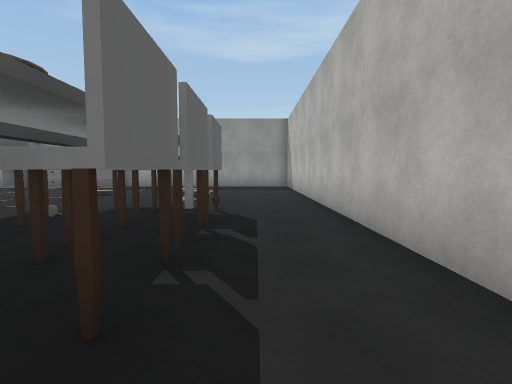
[1] (above)

16 first-person views from a walk through a scene from a Unity 3-D project. The camera is 1.4 m above the floor, tilts 4° down and sees 80° across. The floor is counted in squares, 2 m on a side. Each view is taken from the middle of a square. On the plan, view 1 faces up. The plan holds only what a view shows up to about 10 squares ahead; the rest is blank. The player character is not drawn. Some surface patterns are stand-ins.

[2]
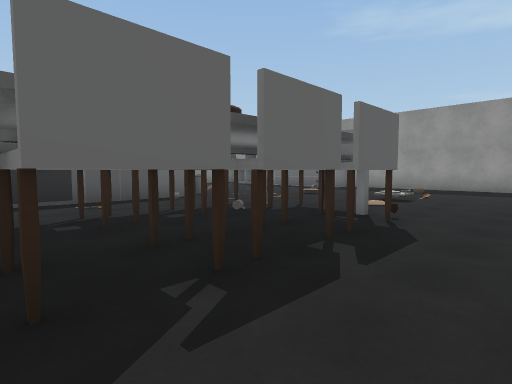

[3]
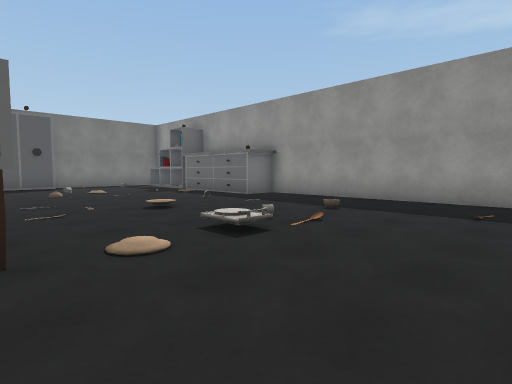

[4]
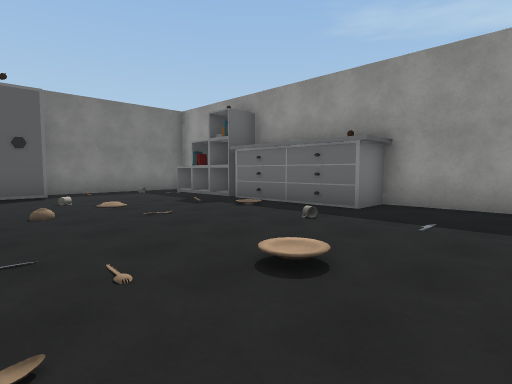

[5]
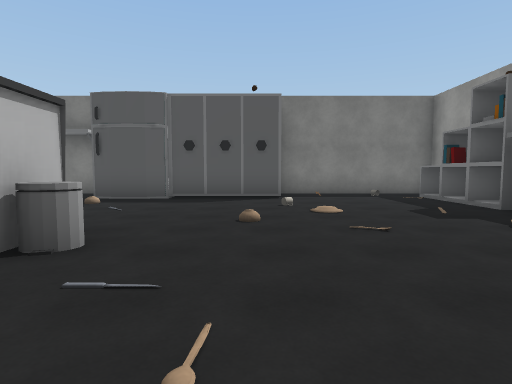

[6]
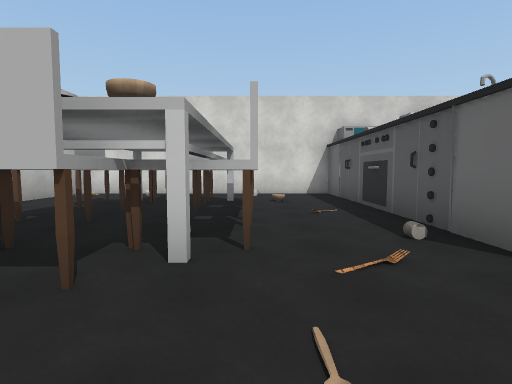

[7]
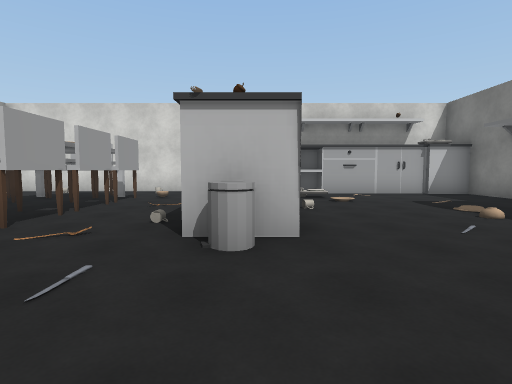

[8]
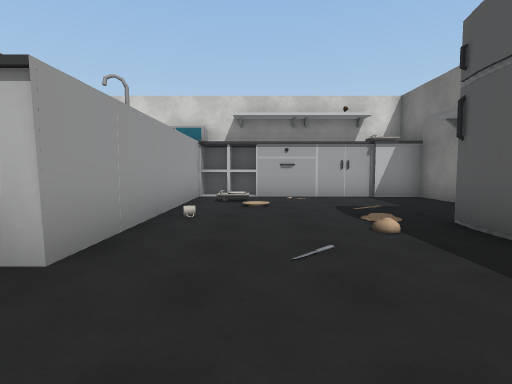

[9]
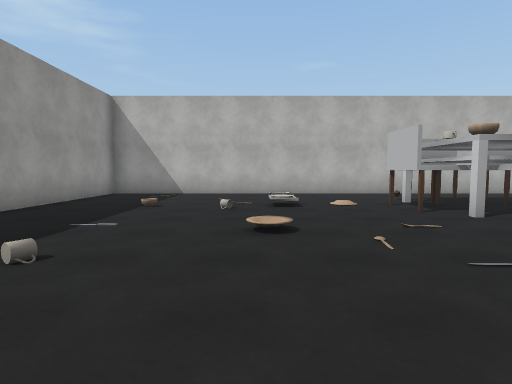

[10]
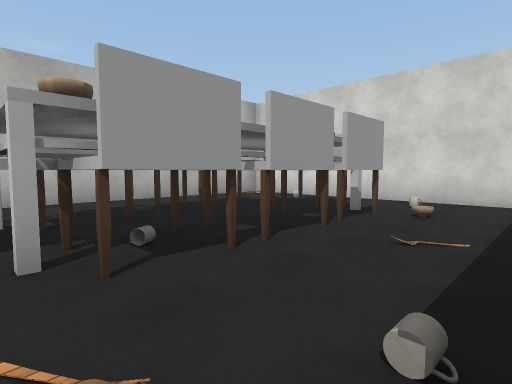

[11]
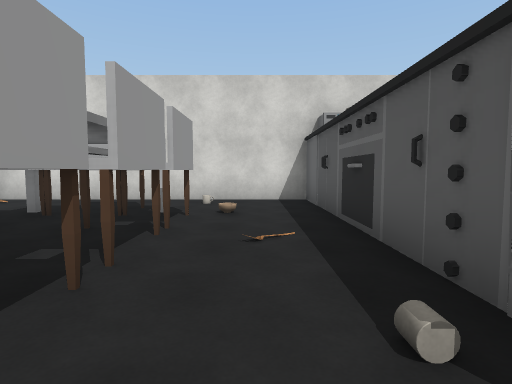

[12]
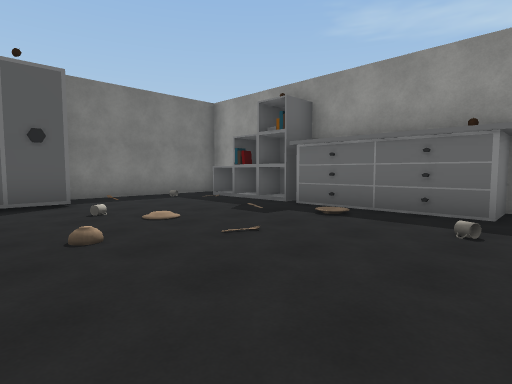

[13]
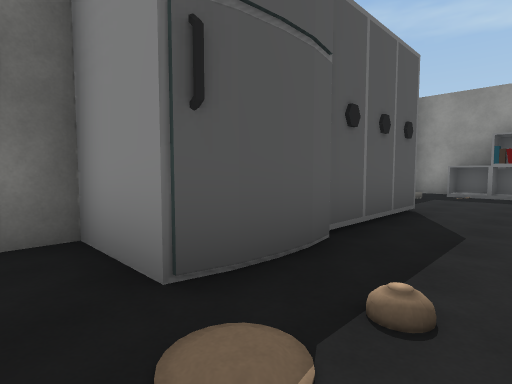

[14]
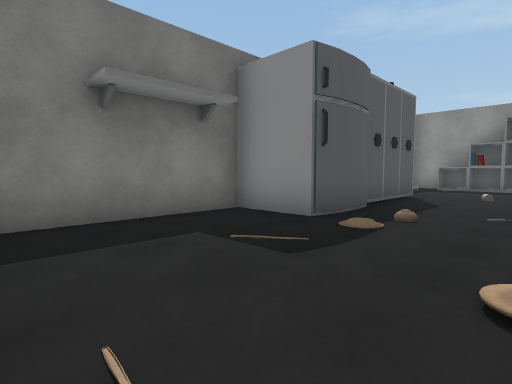

[15]
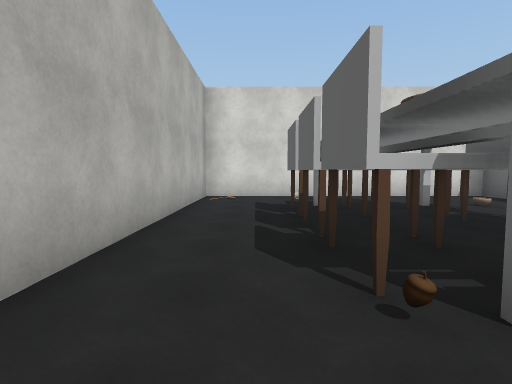

[16]
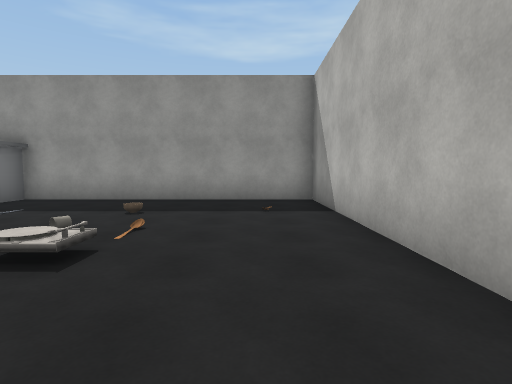

### Floor plan
Points are (right, up) in squares from view 1. A wall is a line through its corners. A room is listed if a view was taken in it or the views show most of it. See-through windows are left out.
Room 1 (views 1, 2, 3, 4, 5, 6, 7, 8, 9, 10, 11, 12, 13, 14, 15, 16)
walls: (-6.2, 4.6) (-6.2, 0.5); (-7.5, 0.5) (-7.5, 4.6); (-6.2, -1.4) (1.4, -1.4) (1.4, 13.4) (-5.2, 13.4); (-8.3, -1.1) (-8.3, -0.2); (-9, -1.1) (-7.5, -1.1); (-13.4, 3.5) (-13.4, 0.4); (-12.3, -0.3) (-7.8, -0.3); (-12.6, 13.4) (-13.2, 13.4); (-13.4, 13.1) (-13.4, 8.8)
objects: sink (-13, -1) to (-13, 0); fridge (-13, 4) to (-12, 6); other object (-13, 7) to (-12, 8); other object (-12, 13); books (-11, 13); other object (-10, 13) to (-9, 13); other object (-8, 13) to (-6, 13); microwave (-7, -1); sink (-7, 0); sink (-7, 5); bin (-7, 6); chair (-4, 1) to (-4, 2); chair (-4, 3); chair (-4, 4) to (-4, 5); bowl (-3, 5); chair (-3, 6) to (-2, 6); chair (-2, 1); chair (-2, 2) to (-1, 2); chair (-2, 3) to (-1, 3); other object (-2, 5); other object (-1, 4); chair (-1, 5)

Positions as (right, up) in squares from view 1, and headings:
1: (0, 0), facing up
2: (1, 1), facing up-left
3: (1, 6), facing up-left
4: (-3, 7), facing up-left
5: (-4, 8), facing left
6: (-4, 8), facing down
7: (-7, 9), facing down
8: (-9, 8), facing down
9: (-8, 9), facing right
10: (-6, 6), facing down-right
11: (-5, 6), facing down
12: (-5, 7), facing up-left
13: (-10, 3), facing up-left
14: (-9, 0), facing up-left
15: (0, 7), facing down
16: (0, 6), facing up
